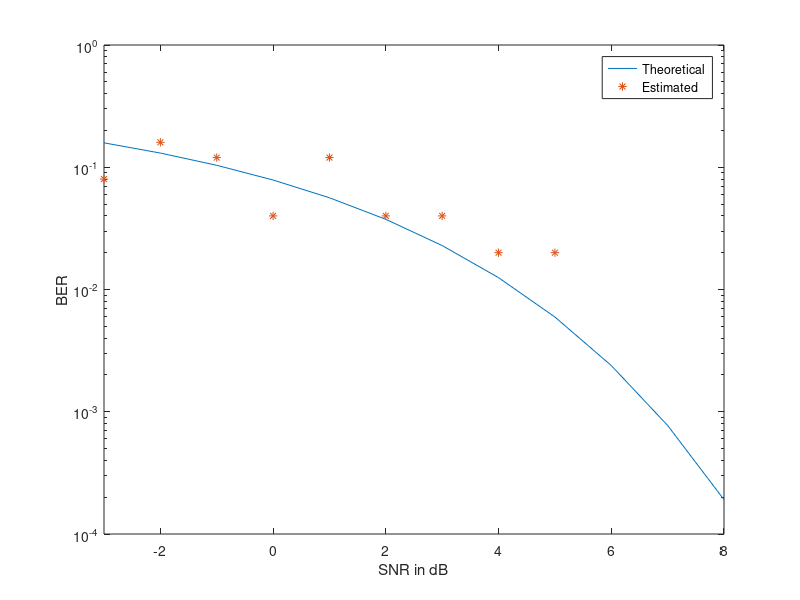

Reproduce this figure in MATLAB.
%%%%%%%% project2 %%%%%%%%%%%%%%%%%%%%%%%%%%%%%%%%%%%%%%%%%%%%%%%
%%%%%%%% exploit monte carlo method to estimate BER %%%%%%%%%%%%%%%%%%%%%
%N=input('Enter number of symblos>');% the nunber of random experience
N=50;
snrdB_min=-3;
snrdB_max=8;
snrdB=snrdB_min:1:snrdB_max;
snr=10.^(snrdB/10);
len_snr=length(snrdB);

for j=1:len_snr
    sigma=sqrt(1/(2*snr(j)));
    Ne=0;
    
    for k=1:N
        d=round(rand(1));% 0 or 1 value
        x_d=2*d-1;% -1 or 1 value
        n_d=sigma*randn(1);% AGWN
        y_d=x_d+n_d;
        
        if y_d>0
            d_est=1;
        else
            d_est=0;
        end
        if(d_est~=d)
                Ne=Ne+1;
        end
    end
     errors(j)=Ne;
     ber_sim(j)=errors(j)/N;
end

ber_theor=qfunc(sqrt(2*snr));
semilogy(snrdB, ber_theor, snrdB, ber_sim, '*')
%plot(snrdB, ber_theor, snrdB, ber_sim, '*')
axis([snrdB_min snrdB_max 0.0001 1])
xlabel('SNR in dB')
ylabel('BER')
legend('Theoretical', 'Estimated')
